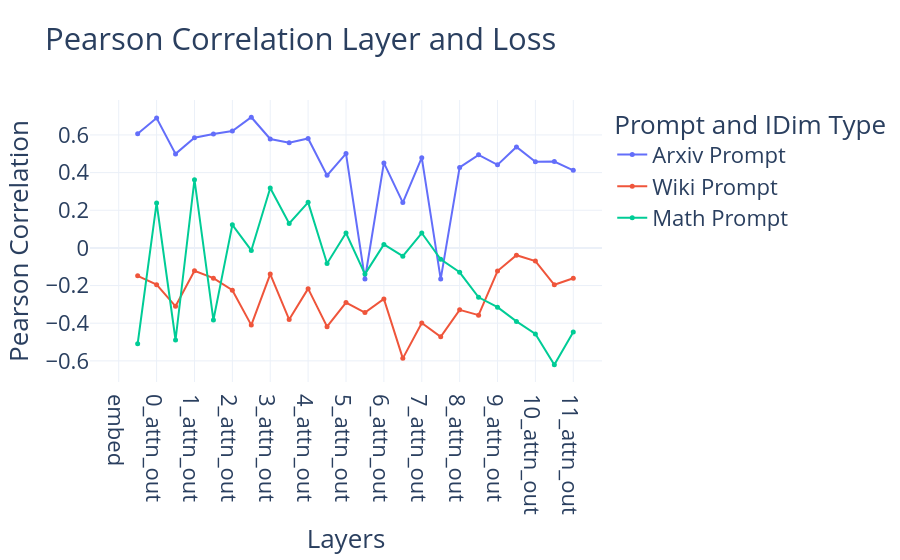

The notebook cell this image was saved under:
### Code cell
# Initialize a Plotly Figure object
fig = go.Figure()



# Example: Get the first color


# Add the main trace: the average line with error bars
fig.add_trace(go.Scatter(
    x=labels,
    y=corr_arxiv,
    mode='lines+markers',  # Display both the line connecting points and markers at each point
    name='Arxiv Prompt',   # Name for the legend
    line=dict(color=colors[0], width=2), # Style the average line
    marker=dict(size=5, color=colors[0]), # Style the markers

))
fig.add_trace(go.Scatter(
    x=labels,
    y=corr_wiki,
    mode='lines+markers',  # Display both the line connecting points and markers at each point
    name='Wiki Prompt',   # Name for the legend
    line=dict(color=colors[1], width=2), # Style the average line
    marker=dict(size=5, color=colors[1]), # Style the markers

))
fig.add_trace(go.Scatter(
    x=labels,
    y=corr_math,
    mode='lines+markers',  # Display both the line connecting points and markers at each point
    name='Math Prompt',   # Name for the legend
    line=dict(color=colors[2], width=2), # Style the average line
    marker=dict(size=5, color=colors[2]), # Style the markers

))
# --- Optional: Add the original individual lines for context (commented out by default) ---
# Uncomment the following loop if you want to see the underlying data lines.
# for i in range(num_lines):
#     fig.add_trace(go.Scatter(
#         x=x_values,
#         y=y_data[i, :],
#         mode='lines',
#         name=f'Line {i+1}',
#         line=dict(width=0.5, color='rgba(128, 128, 128, 0.4)'), # Thin, semi-transparent grey lines
#         showlegend=False # Hide these individual lines from the main legend
#     ))

# --- 4. Customize the Plot Layout ---
fig.update_layout(font=dict(size=22)) 
fig.update_layout(
    title='Pearson Correlation Layer and Loss', # Plot title
    xaxis_title='Layers',                 # X-axis label
    yaxis_title='Pearson Correlation',                               # Y-axis label
    legend_title='Prompt and IDim Type',                               # Title for the legend box
    hovermode='x unified',                               # Show hover info for all traces at a given x-value
    template='plotly_white',
    showlegend=True,
)

#fig.write_image('IDIM_prompt_categories.png')
# --- 5. Show the Plot ---

# Display the figure. This will typically open it in a browser window
# or display it in the output cell of a Jupyter notebook.
fig.show()

### Figure 1 — Plotly figure (JSON) as saved in the notebook; plotly's stock layout.template omitted (floating-point values rounded to 4 significant figures)
{"data": [{"line": {"color": "#636EFA", "width": 2}, "marker": {"color": "#636EFA", "size": 5}, "mode": "lines+markers", "name": "Arxiv Prompt", "type": "scatter", "x": ["embed", "pos_embed", "0_attn_out", "0_mlp_out", "1_attn_out", "1_mlp_out", "2_attn_out", "2_mlp_out", "3_attn_out", "3_mlp_out", "4_attn_out", "4_mlp_out", "5_attn_out", "5_mlp_out", "6_attn_out", "6_mlp_out", "7_attn_out", "7_mlp_out", "8_attn_out", "8_mlp_out", "9_attn_out", "9_mlp_out", "10_attn_out", "10_mlp_out", "11_attn_out", "11_mlp_out"], "y": [null, 0.6061, 0.6899, 0.4994, 0.5849, 0.6049, 0.6211, 0.6941, 0.5784, 0.558, 0.5814, 0.3853, 0.501, -0.1652, 0.4514, 0.2408, 0.4792, -0.1656, 0.4275, 0.4943, 0.4411, 0.5364, 0.4578, 0.4585, 0.4122]}, {"line": {"color": "#EF553B", "width": 2}, "marker": {"color": "#EF553B", "size": 5}, "mode": "lines+markers", "name": "Wiki Prompt", "type": "scatter", "x": ["embed", "pos_embed", "0_attn_out", "0_mlp_out", "1_attn_out", "1_mlp_out", "2_attn_out", "2_mlp_out", "3_attn_out", "3_mlp_out", "4_attn_out", "4_mlp_out", "5_attn_out", "5_mlp_out", "6_attn_out", "6_mlp_out", "7_attn_out", "7_mlp_out", "8_attn_out", "8_mlp_out", "9_attn_out", "9_mlp_out", "10_attn_out", "10_mlp_out", "11_attn_out", "11_mlp_out"], "y": [null, -0.1481, -0.1953, -0.3102, -0.1211, -0.1606, -0.2249, -0.4101, -0.1388, -0.3807, -0.2164, -0.4182, -0.2902, -0.3436, -0.2709, -0.5866, -0.3984, -0.4721, -0.3289, -0.3572, -0.1231, -0.03898, -0.07019, -0.196, -0.1615]}, {"line": {"color": "#00CC96", "width": 2}, "marker": {"color": "#00CC96", "size": 5}, "mode": "lines+markers", "name": "Math Prompt", "type": "scatter", "x": ["embed", "pos_embed", "0_attn_out", "0_mlp_out", "1_attn_out", "1_mlp_out", "2_attn_out", "2_mlp_out", "3_attn_out", "3_mlp_out", "4_attn_out", "4_mlp_out", "5_attn_out", "5_mlp_out", "6_attn_out", "6_mlp_out", "7_attn_out", "7_mlp_out", "8_attn_out", "8_mlp_out", "9_attn_out", "9_mlp_out", "10_attn_out", "10_mlp_out", "11_attn_out", "11_mlp_out"], "y": [null, -0.5091, 0.2386, -0.4892, 0.3625, -0.3833, 0.1226, -0.01342, 0.3181, 0.1297, 0.242, -0.08266, 0.07891, -0.1392, 0.0182, -0.04417, 0.07906, -0.06068, -0.1295, -0.2626, -0.3147, -0.3905, -0.4569, -0.6207, -0.4467]}], "layout": {"font": {"size": 22}, "hovermode": "x unified", "legend": {"title": {"text": "Prompt and IDim Type"}}, "showlegend": true, "title": {"text": "Pearson Correlation Layer and Loss"}, "xaxis": {"title": {"text": "Layers"}}, "yaxis": {"title": {"text": "Pearson Correlation"}}}}
